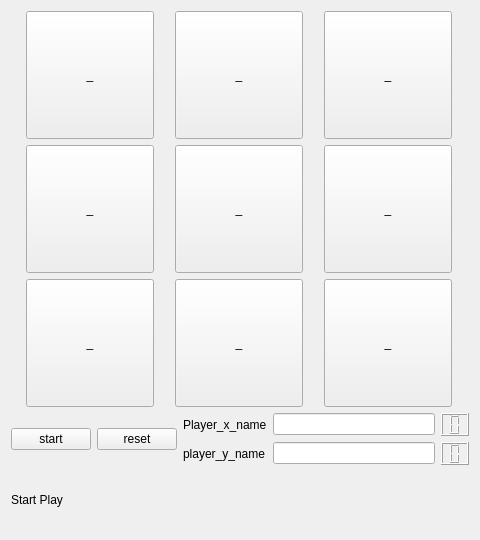
<?xml version="1.0" encoding="UTF-8"?>
<ui version="4.0">
 <class>xox_game</class>
 <widget class="QWidget" name="xox_game">
  <property name="enabled">
   <bool>true</bool>
  </property>
  <property name="geometry">
   <rect>
    <x>0</x>
    <y>0</y>
    <width>480</width>
    <height>540</height>
   </rect>
  </property>
  <property name="sizePolicy">
   <sizepolicy hsizetype="Fixed" vsizetype="Fixed">
    <horstretch>0</horstretch>
    <verstretch>0</verstretch>
   </sizepolicy>
  </property>
  <property name="minimumSize">
   <size>
    <width>480</width>
    <height>540</height>
   </size>
  </property>
  <property name="maximumSize">
   <size>
    <width>480</width>
    <height>540</height>
   </size>
  </property>
  <property name="windowTitle">
   <string>Form</string>
  </property>
  <layout class="QVBoxLayout" name="verticalLayout">
   <item>
    <layout class="QGridLayout" name="gridLayout_2">
     <property name="sizeConstraint">
      <enum>QLayout::SizeConstraint::SetMinAndMaxSize</enum>
     </property>
     <item row="0" column="0">
      <widget class="QPushButton" name="place00">
       <property name="enabled">
        <bool>true</bool>
       </property>
       <property name="sizePolicy">
        <sizepolicy hsizetype="MinimumExpanding" vsizetype="MinimumExpanding">
         <horstretch>0</horstretch>
         <verstretch>0</verstretch>
        </sizepolicy>
       </property>
       <property name="maximumSize">
        <size>
         <width>128</width>
         <height>128</height>
        </size>
       </property>
       <property name="text">
        <string>_</string>
       </property>
       <property name="autoRepeat">
        <bool>false</bool>
       </property>
       <property name="autoExclusive">
        <bool>false</bool>
       </property>
       <property name="autoDefault">
        <bool>false</bool>
       </property>
       <property name="default">
        <bool>false</bool>
       </property>
       <property name="flat">
        <bool>false</bool>
       </property>
      </widget>
     </item>
     <item row="0" column="2">
      <widget class="QPushButton" name="place02">
       <property name="enabled">
        <bool>true</bool>
       </property>
       <property name="sizePolicy">
        <sizepolicy hsizetype="MinimumExpanding" vsizetype="MinimumExpanding">
         <horstretch>0</horstretch>
         <verstretch>0</verstretch>
        </sizepolicy>
       </property>
       <property name="maximumSize">
        <size>
         <width>128</width>
         <height>128</height>
        </size>
       </property>
       <property name="text">
        <string>_</string>
       </property>
       <property name="autoRepeat">
        <bool>false</bool>
       </property>
       <property name="autoExclusive">
        <bool>false</bool>
       </property>
       <property name="autoDefault">
        <bool>false</bool>
       </property>
       <property name="default">
        <bool>false</bool>
       </property>
       <property name="flat">
        <bool>false</bool>
       </property>
      </widget>
     </item>
     <item row="8" column="0">
      <widget class="QPushButton" name="place20">
       <property name="enabled">
        <bool>true</bool>
       </property>
       <property name="sizePolicy">
        <sizepolicy hsizetype="MinimumExpanding" vsizetype="MinimumExpanding">
         <horstretch>0</horstretch>
         <verstretch>0</verstretch>
        </sizepolicy>
       </property>
       <property name="maximumSize">
        <size>
         <width>128</width>
         <height>128</height>
        </size>
       </property>
       <property name="text">
        <string>_</string>
       </property>
       <property name="autoRepeat">
        <bool>false</bool>
       </property>
       <property name="autoExclusive">
        <bool>false</bool>
       </property>
       <property name="autoDefault">
        <bool>false</bool>
       </property>
       <property name="default">
        <bool>false</bool>
       </property>
       <property name="flat">
        <bool>false</bool>
       </property>
      </widget>
     </item>
     <item row="2" column="0">
      <widget class="QPushButton" name="place10">
       <property name="enabled">
        <bool>true</bool>
       </property>
       <property name="sizePolicy">
        <sizepolicy hsizetype="MinimumExpanding" vsizetype="MinimumExpanding">
         <horstretch>0</horstretch>
         <verstretch>0</verstretch>
        </sizepolicy>
       </property>
       <property name="maximumSize">
        <size>
         <width>128</width>
         <height>128</height>
        </size>
       </property>
       <property name="text">
        <string>_</string>
       </property>
       <property name="autoRepeat">
        <bool>false</bool>
       </property>
       <property name="autoExclusive">
        <bool>false</bool>
       </property>
       <property name="autoDefault">
        <bool>false</bool>
       </property>
       <property name="default">
        <bool>false</bool>
       </property>
       <property name="flat">
        <bool>false</bool>
       </property>
      </widget>
     </item>
     <item row="8" column="2">
      <widget class="QPushButton" name="place22">
       <property name="enabled">
        <bool>true</bool>
       </property>
       <property name="sizePolicy">
        <sizepolicy hsizetype="MinimumExpanding" vsizetype="MinimumExpanding">
         <horstretch>0</horstretch>
         <verstretch>0</verstretch>
        </sizepolicy>
       </property>
       <property name="maximumSize">
        <size>
         <width>128</width>
         <height>128</height>
        </size>
       </property>
       <property name="text">
        <string>_</string>
       </property>
       <property name="autoRepeat">
        <bool>false</bool>
       </property>
       <property name="autoExclusive">
        <bool>false</bool>
       </property>
       <property name="autoDefault">
        <bool>false</bool>
       </property>
       <property name="default">
        <bool>false</bool>
       </property>
       <property name="flat">
        <bool>false</bool>
       </property>
      </widget>
     </item>
     <item row="0" column="1">
      <widget class="QPushButton" name="place01">
       <property name="enabled">
        <bool>true</bool>
       </property>
       <property name="sizePolicy">
        <sizepolicy hsizetype="MinimumExpanding" vsizetype="MinimumExpanding">
         <horstretch>0</horstretch>
         <verstretch>0</verstretch>
        </sizepolicy>
       </property>
       <property name="maximumSize">
        <size>
         <width>128</width>
         <height>128</height>
        </size>
       </property>
       <property name="text">
        <string>_</string>
       </property>
       <property name="autoRepeat">
        <bool>false</bool>
       </property>
       <property name="autoExclusive">
        <bool>false</bool>
       </property>
       <property name="autoDefault">
        <bool>false</bool>
       </property>
       <property name="default">
        <bool>false</bool>
       </property>
       <property name="flat">
        <bool>false</bool>
       </property>
      </widget>
     </item>
     <item row="2" column="2">
      <widget class="QPushButton" name="place12">
       <property name="enabled">
        <bool>true</bool>
       </property>
       <property name="sizePolicy">
        <sizepolicy hsizetype="MinimumExpanding" vsizetype="MinimumExpanding">
         <horstretch>0</horstretch>
         <verstretch>0</verstretch>
        </sizepolicy>
       </property>
       <property name="maximumSize">
        <size>
         <width>128</width>
         <height>128</height>
        </size>
       </property>
       <property name="text">
        <string>_</string>
       </property>
       <property name="autoRepeat">
        <bool>false</bool>
       </property>
       <property name="autoExclusive">
        <bool>false</bool>
       </property>
       <property name="autoDefault">
        <bool>false</bool>
       </property>
       <property name="default">
        <bool>false</bool>
       </property>
       <property name="flat">
        <bool>false</bool>
       </property>
      </widget>
     </item>
     <item row="2" column="1">
      <widget class="QPushButton" name="place11">
       <property name="enabled">
        <bool>true</bool>
       </property>
       <property name="sizePolicy">
        <sizepolicy hsizetype="MinimumExpanding" vsizetype="MinimumExpanding">
         <horstretch>0</horstretch>
         <verstretch>0</verstretch>
        </sizepolicy>
       </property>
       <property name="maximumSize">
        <size>
         <width>128</width>
         <height>128</height>
        </size>
       </property>
       <property name="text">
        <string>_</string>
       </property>
       <property name="autoRepeat">
        <bool>false</bool>
       </property>
       <property name="autoExclusive">
        <bool>false</bool>
       </property>
       <property name="autoDefault">
        <bool>false</bool>
       </property>
       <property name="default">
        <bool>false</bool>
       </property>
       <property name="flat">
        <bool>false</bool>
       </property>
      </widget>
     </item>
     <item row="8" column="1">
      <widget class="QPushButton" name="place21">
       <property name="enabled">
        <bool>true</bool>
       </property>
       <property name="sizePolicy">
        <sizepolicy hsizetype="MinimumExpanding" vsizetype="MinimumExpanding">
         <horstretch>0</horstretch>
         <verstretch>0</verstretch>
        </sizepolicy>
       </property>
       <property name="maximumSize">
        <size>
         <width>128</width>
         <height>128</height>
        </size>
       </property>
       <property name="text">
        <string>_</string>
       </property>
       <property name="autoRepeat">
        <bool>false</bool>
       </property>
       <property name="autoExclusive">
        <bool>false</bool>
       </property>
       <property name="autoDefault">
        <bool>false</bool>
       </property>
       <property name="default">
        <bool>false</bool>
       </property>
       <property name="flat">
        <bool>false</bool>
       </property>
      </widget>
     </item>
    </layout>
   </item>
   <item>
    <layout class="QHBoxLayout" name="horizontalLayout_2"/>
   </item>
   <item>
    <layout class="QHBoxLayout" name="horizontalLayout">
     <item>
      <widget class="QPushButton" name="start_button">
       <property name="text">
        <string>start</string>
       </property>
      </widget>
     </item>
     <item>
      <widget class="QPushButton" name="pushButton">
       <property name="text">
        <string>reset</string>
       </property>
      </widget>
     </item>
     <item>
      <layout class="QGridLayout" name="gridLayout">
       <item row="0" column="1">
        <widget class="QLineEdit" name="player_x_nameLineEdit"/>
       </item>
       <item row="1" column="1">
        <widget class="QLineEdit" name="player_y_nameLineEdit"/>
       </item>
       <item row="1" column="0">
        <widget class="QLabel" name="player_y_nameLabel">
         <property name="text">
          <string>player_y_name</string>
         </property>
         <property name="buddy">
          <cstring>player_y_nameLineEdit</cstring>
         </property>
        </widget>
       </item>
       <item row="0" column="0">
        <widget class="QLabel" name="player_x_nameLabel">
         <property name="text">
          <string>Player_x_name</string>
         </property>
         <property name="buddy">
          <cstring>player_x_nameLineEdit</cstring>
         </property>
        </widget>
       </item>
       <item row="0" column="2">
        <widget class="QLCDNumber" name="player_x_score">
         <property name="smallDecimalPoint">
          <bool>false</bool>
         </property>
         <property name="digitCount">
          <number>1</number>
         </property>
        </widget>
       </item>
       <item row="1" column="2">
        <widget class="QLCDNumber" name="player_y_score">
         <property name="digitCount">
          <number>1</number>
         </property>
         <property name="intValue" stdset="0">
          <number>0</number>
         </property>
        </widget>
       </item>
      </layout>
     </item>
    </layout>
   </item>
   <item alignment="|Qt::AlignmentFlag::AlignVCenter">
    <widget class="QLabel" name="info">
     <property name="text">
      <string>Start Play</string>
     </property>
    </widget>
   </item>
  </layout>
 </widget>
 <resources/>
 <connections/>
</ui>
